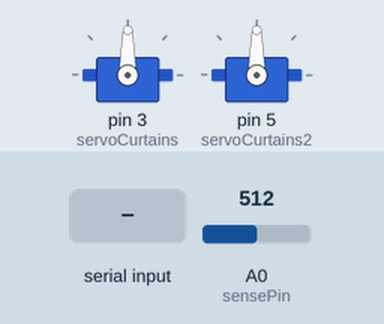
Simulated run of this sketch. Board: Arduino Uno, built with avr-gcc and run on an emulated ATmega328P. Parts: 2 × servo. The inputs (shaded band) are chosen by the test bench; at power-on: A0 (sensePin) = 512.

Above: at 1.2 s.
1.3 s: "a" received over Serial
At 2.1 s:
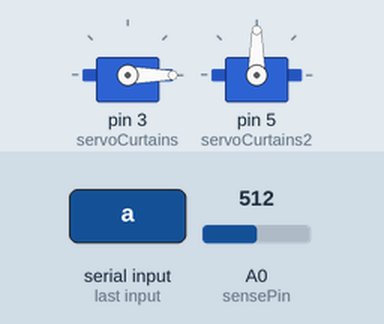
2.8 s: "c" received over Serial
At 3.3 s:
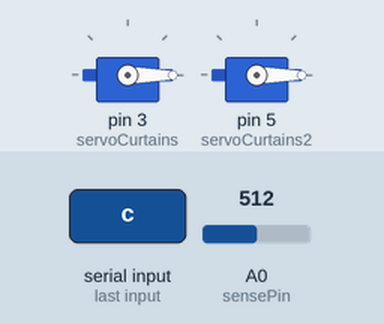
4.3 s: "b" received over Serial
At 5.5 s:
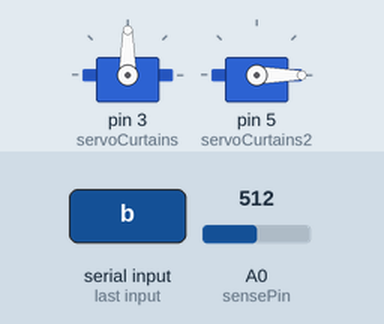
5.8 s: "e" received over Serial
At 6.7 s:
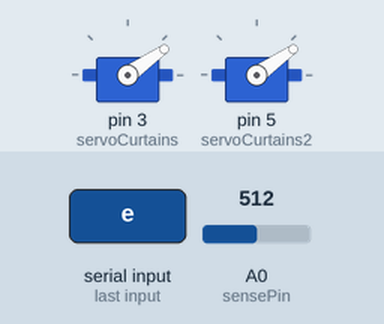
Timing chart, 0 to 8.3 s (numbered marks = the images above; inputs shaded):
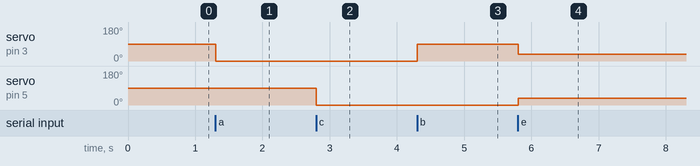

Measured:
- after the input at 1.3 s, servo on pin 3 (servoCurtains): 90° → 0° at once
- after the input at 2.8 s, servo on pin 5 (servoCurtains2): 90° → 0° at once
- after the input at 4.3 s, servo on pin 3 (servoCurtains): 0° → 90° at once
- after the input at 5.8 s, servo on pin 3 (servoCurtains): 90° → 35° at once; servo on pin 5 (servoCurtains2): 0° → 35° at once

The sketch:

nano_1_windows.ino
```cpp
#include "Servo.h"

Servo servoCurtains; // Объект Servo
Servo servoCurtains2; // Объект Servo
int Servo1;
int sensePin = 0;
int val1=0;

    void setup(){
      Serial.begin(9600);
      pinMode(sensePin, INPUT);
      servoCurtains.attach(3);
      servoCurtains2.attach(5);
       }

    void loop(){
      delay(1);
      if (Serial.available()> 0){
      int com = Serial.read();

         if (com == 'a'){
           servoCurtains.write(0);
         }
        else if (com == 'b'){
           servoCurtains.write(90);

         }
        else if (com == 'c'){
          servoCurtains2.write(0);
        }
        else if (com == 'd'){
        servoCurtains2.write(90);

        }
        else if (com == 'e')
       {
        while (1)
        {

          int val = analogRead(sensePin);// Создаем переменную val для чтения analogRead
          val= constrain(val,230 ,699);// Ограничиваем диапазон работы датчика посмотрев его на мониторе
          int motorAngl = map(val,699, 230, 0,90);//Преобразуем диапазон выдаваемый датчиком в диапазон углов сервы
          servoCurtains.write(motorAngl);
          servoCurtains2.write(motorAngl);
          delay(1);
          com = Serial.read();
          if (com == 'f')
          break;

        }
      }
    }
  }
```
